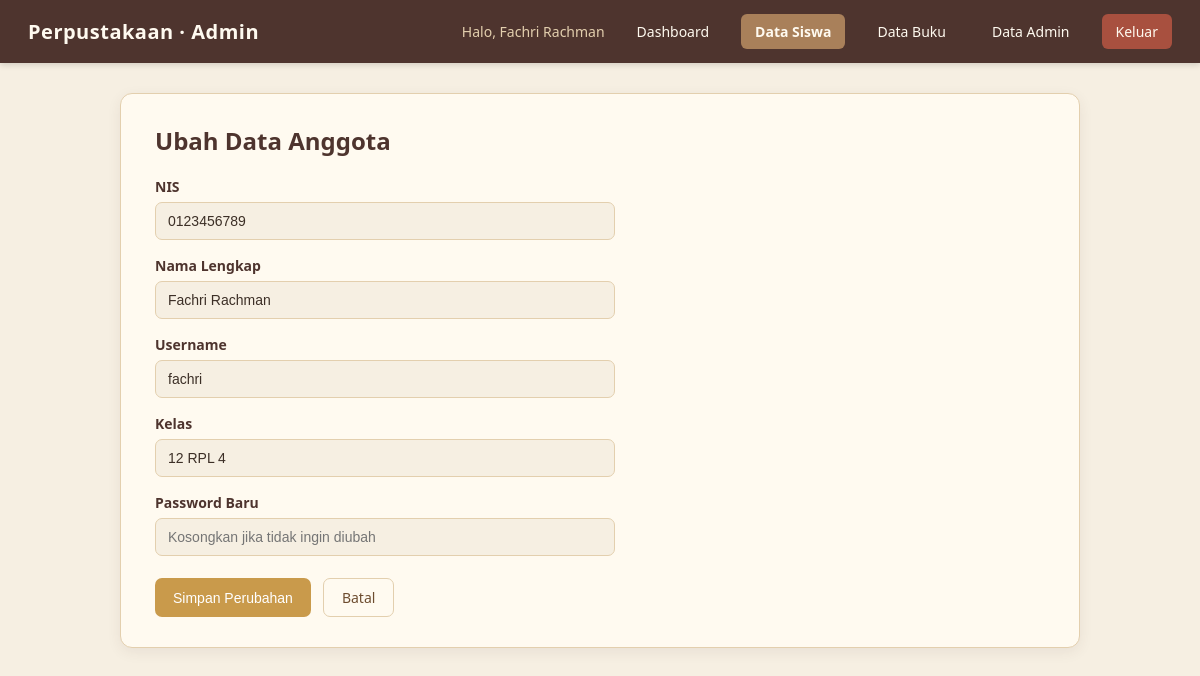
Page /view/edit_siswa.php?id=1 (signed in) on the committed database.
### tables this page shows
CREATE TABLE `tb_siswa` (
  `id_siswa` int(11) NOT NULL,
  `nis` varchar(20) NOT NULL,
  `nama_siswa` varchar(50) NOT NULL,
  `username` varchar(50) NOT NULL,
  `password` varchar(255) NOT NULL,
  `kelas` varchar(35) NOT NULL,
  `role` varchar(20) NOT NULL DEFAULT 'siswa',
  `status_aktif` tinyint(1) NOT NULL DEFAULT 1
);

### model/koneksi.php (called while the page is built, shortened)
<?php
class koneksi
{
    private $host = "sql305.infinityfree.com";
    private $username = "if0_43202897";
    private $password = "fachri12rpl4";
    private $database = "if0_43202897_perpustakaan";
    public function __construct()
    {
        $this->koneksi = new mysqli(
            $this->host,
            $this->username,
            $this->password,
            $this->database
        );
    }
}

### model/m_siswa.php (called while the page is built, shortened)
<?php
include_once __DIR__ . '/koneksi.php';
class m_siswa
{
    private $db;
    public function __construct()
    {
        $koneksi  = new koneksi();
        $this->db = $koneksi->koneksi;
    }
    public function ambil_satu($id_siswa)
    {
        $stmt = $this->db->prepare("SELECT id_siswa, nis, nama_siswa, username, kelas, role FROM tb_siswa WHERE id_siswa = ? LIMIT 1");
        $stmt->bind_param("i", $id_siswa);
        $stmt->execute();
        $hasil = $stmt->get_result();
        return ($hasil && $hasil->num_rows > 0) ? $hasil->fetch_object() : null;
    }
}

### controller/c_siswa.php (called while the page is built, shortened)
<?php
include_once __DIR__ . '/auth.php';
include_once __DIR__ . '/../model/m_siswa.php';
try {
    $m_siswa = new m_siswa();
    if (!empty($_GET['aksi'])) {
        $aksi = $_GET['aksi'];
        if ($aksi === 'registrasi') {
            wajib_post('../view/register.php');
            $in         = ambil_input_siswa();
            $password   = $_POST['password'] ?? '';
            $konfirmasi = $_POST['konfirmasi'] ?? '';
            $error = cek_input_siswa($in, $password, true);
            if (!$error && $password !== $konfirmasi) {
                $error = 'Konfirmasi password tidak sama';
            }
            if (!$error && $m_siswa->username_sudah_ada($in['username'])) {
                $error = 'Username sudah dipakai, pilih yang lain';
            }
            if ($error) {
                pesan($error);
            }
            $ok = $m_siswa->tambah_data(
                $in['nis'], $in['nama_siswa'], $in['username'],
                $password, $in['kelas']
            );
            if ($ok) {
                pesan('Registrasi berhasil, silakan login', '../view/login_siswa.php');
            }
            pesan('Registrasi gagal');
        }
        elseif ($aksi === 'tambah') {
            wajib_admin();
            wajib_post();
            wajib_csrf();
            $in       = ambil_input_siswa();
            $password = $_POST['password'] ?? '';
            $error = cek_input_siswa($in, $password, true);
            if (!$error && $m_siswa->username_sudah_ada($in['username'])) {
                $error = 'Username sudah dipakai, pilih yang lain';
            }
            if ($error) {
                pesan($error);
            }
            $ok = $m_siswa->tambah_data(
                $in['nis'], $in['nama_siswa'], $in['username'],
                $password, $in['kelas']
            );
            if ($ok) {
                pesan('Data berhasil ditambahkan', '../view/daftar_siswa.php');
            }
            pesan('Data gagal ditambahkan');
        }
        elseif ($aksi === 'edit') {
            wajib_admin();
            wajib_post();
            wajib_csrf();
            $id_siswa = (int) ($_POST['id_siswa'] ?? 0);
            $in       = ambil_input_siswa();
            $password = $_POST['password'] ?? '';
            if ($m_siswa->ambil_satu($id_siswa) === null) {
                pesan('Data tidak ditemukan', '../view/daftar_siswa.php');
            }
            $error = cek_input_siswa($in, $password, false);
            if (!$error && $m_siswa->username_sudah_ada($in['username'], $id_siswa)) {
                $error = 'Username sudah dipakai, pilih yang lain';
            }
            if ($error) {
                pesan($error);
            }
            if ($password === '') {
                $ok = $m_siswa->update_data_tanpa_password(
                    $id_siswa, $in['nis'], $in['nama_siswa'], $in['username'], $in['kelas']
                );
            } else {
                $ok = $m_siswa->update_data(
                    $id_siswa, $in['nis'], $in['nama_siswa'], $in['username'],
                    $password, $in['kelas']
                );
            }
            if ($ok) {
                pesan('Data berhasil diubah', '../view/daftar_siswa.php');
            }
            pesan('Data gagal diubah');
        }
        elseif ($aksi === 'hapus') {
            wajib_admin();
            wajib_post();
            wajib_csrf();
            $id_siswa = (int) ($_POST['id_siswa'] ?? 0);
            if ($id_siswa === (int) ($_SESSION['data']['id_siswa'] ?? 0)) {
                pesan('Akun yang sedang dipakai login tidak bisa dihapus', '../view/daftar_siswa.php');
            }
            $ok = $m_siswa->hapus_data($id_siswa);
            pesan($ok ? 'Data berhasil dihapus' : 'Data gagal dihapus', '../view/daftar_siswa.php');
        }
        else {
            pesan('Aksi tidak dikenal', '../view/daftar_siswa.php');
        }
    } else {
        if (isset($_GET['id'])) {
            $siswa_edit = $m_siswa->ambil_satu((int) $_GET['id']);
        } else {
            $cari = (isset($_GET['cari']) && is_string($_GET['cari'])) ? trim($_GET['cari']) : '';
            $daftar_siswa = $m_siswa->tampil_data($cari);
        }
    }
} catch (Exception $e) {
    error_log($e->getMessage());
    if (!empty($_GET['aksi'])) {
        pesan('Terjadi kesalahan pada server. Pastikan database sudah diimpor.', '../view/daftar_siswa.php');
    }
    echo 'Data tidak dapat dimuat. Pastikan database sudah diimpor dan koneksi benar.<br>';
    echo 'Detail: ' . htmlspecialchars($e->getMessage(), ENT_QUOTES, 'UTF-8');
    exit;
}

### controller/auth.php (called while the page is built, shortened)
<?php
function e($teks)
{
    return htmlspecialchars((string) $teks, ENT_QUOTES, 'UTF-8');
}

### view/edit_siswa.php (the view, shortened to what this page needs)
<?php
include_once __DIR__ . '/../controller/c_siswa.php';
?>
<!DOCTYPE html>
<html lang="id">
<head>
<link rel="stylesheet" href="admin.css">
</head>
<body>
<?php include __DIR__ . '/_nav_admin.php'; ?>
<div class="container">
    <h2>Ubah Data Anggota</h2>
    <form class="form-siswa" action="../controller/c_siswa.php?aksi=edit" method="POST">
        <div class="form-group">
            <label for="nis">NIS</label>
            <input type="text" id="nis" name="nis" maxlength="20"
                   value="<?= e($siswa_edit->nis) ?>" required autofocus>
        </div>
        <div class="form-group">
            <label for="nama_siswa">Nama Lengkap</label>
            <input type="text" id="nama_siswa" name="nama_siswa" maxlength="100"
                   value="<?= e($siswa_edit->nama_siswa) ?>" required>
        </div>
        <div class="form-group">
            <label for="username">Username</label>
            <input type="text" id="username" name="username" maxlength="50"
                   value="<?= e($siswa_edit->username) ?>" required>
        </div>
        <div class="form-group">
            <label for="kelas">Kelas</label>
            <input type="text" id="kelas" name="kelas" maxlength="20"
                   value="<?= e($siswa_edit->kelas) ?>" required>
        </div>
        <div class="form-group">
            <label for="password">Password Baru</label>
            <input type="password" id="password" name="password" minlength="6"
                   placeholder="Kosongkan jika tidak ingin diubah">
        </div>
        <div class="form-aksi">
            <button type="submit" class="btn btn-ubah">Simpan Perubahan</button>
            <a class="btn btn-batal" href="daftar_siswa.php">Batal</a>
        </div>
    </form>
</div>
</body>
</html>

### view/admin.css (style rules this page uses)
:root { --krem-bg: #f6efe2; --krem-kartu: #fffaf0; --coklat-tua: #4e342e; --coklat: #6d4c2f; --coklat-muda: #a9805a; --tan: #e3cfae; --tan-muda: #f1e4cd; --hijau-lumut: #7c8a5e; --emas-pudar: #c99a4b; --merah-bata: #a8503f; --teks: #3c2f26; }
* { box-sizing: border-box; }
body { margin: 0; font-family: "Segoe UI", Arial, sans-serif; background: var(--krem-bg); color: var(--teks); }
.container { max-width: 960px; margin: 30px auto; background: var(--krem-kartu); border: 1px solid var(--tan); border-radius: 12px; padding: 30px 34px; box-shadow: 0 4px 14px rgba(78, 52, 46, 0.08); }
.container h2 { margin-top: 0; color: var(--coklat-tua); }
.btn { display: inline-block; background: var(--coklat); padding: 9px 18px; border: none; border-radius: 7px; color: #fff; font-size: 14px; text-decoration: none; cursor: pointer; transition: opacity 0.2s ease; }
.btn-ubah { background: var(--emas-pudar); }
.form-siswa { max-width: 460px; margin-top: 20px; }
.form-group { margin-bottom: 16px; }
.form-group label { display: block; margin-bottom: 6px; font-size: 14px; font-weight: 600; color: var(--coklat-tua); }
.form-group input { width: 100%; padding: 10px 12px; border: 1px solid var(--tan); border-radius: 7px; background: var(--krem-bg); color: var(--teks); font-size: 14px; }
.form-aksi { display: flex; gap: 12px; margin-top: 22px; }
.btn-batal { background: transparent; color: var(--coklat); border: 1px solid var(--tan); }

### rows in the picture
tb_siswa: nis "0123456789", nama_siswa "Fachri Rachman", username "fachri", kelas "12 RPL 4"

### other values in the picture
$nama_admin "Fachri Rachman"
